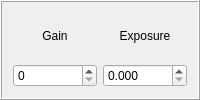
       <widget class="QFrame" name="frame">
        <property name="sizePolicy">
         <sizepolicy hsizetype="Fixed" vsizetype="Fixed">
          <horstretch>0</horstretch>
          <verstretch>0</verstretch>
         </sizepolicy>
        </property>
        <property name="minimumSize">
         <size>
          <width>140</width>
          <height>0</height>
         </size>
        </property>
        <property name="frameShape">
         <enum>QFrame::Box</enum>
        </property>
        <property name="frameShadow">
         <enum>QFrame::Raised</enum>
        </property>
        <layout class="QGridLayout" name="gridLayout_3">
         <item row="1" column="0">
          <widget class="QESpinBox" name="qespinbox">
           <property name="minimumSize">
            <size>
             <width>40</width>
             <height>0</height>
            </size>
           </property>
           <property name="focusPolicy">
            <enum>Qt::ClickFocus</enum>
           </property>
           <property name="buttonSymbols">
            <enum>QAbstractSpinBox::UpDownArrows</enum>
           </property>
           <property name="decimals">
            <number>0</number>
           </property>
           <property name="maximum">
            <double>31.000000000000000</double>
           </property>
           <property name="variable" stdset="0">
            <string>$(P):cam1:Gain</string>
           </property>
           <property name="variableSubstitutions" stdset="0">
            <string>P=CPS1</string>
           </property>
           <property name="displayAlarmState">
            <bool>false</bool>
           </property>
           <property name="useDbPrecision" stdset="0">
            <bool>false</bool>
           </property>
          </widget>
         </item>
         <item row="0" column="0">
          <widget class="QLabel" name="label_2">
           <property name="text">
            <string>Gain</string>
           </property>
           <property name="alignment">
            <set>Qt::AlignCenter</set>
           </property>
          </widget>
         </item>
         <item row="0" column="1">
          <widget class="QLabel" name="label_3">
           <property name="text">
            <string>Exposure</string>
           </property>
           <property name="alignment">
            <set>Qt::AlignCenter</set>
           </property>
          </widget>
         </item>
         <item row="1" column="1">
          <widget class="QESpinBox" name="qespinbox_3">
           <property name="minimumSize">
            <size>
             <width>60</width>
             <height>0</height>
            </size>
           </property>
           <property name="focusPolicy">
            <enum>Qt::ClickFocus</enum>
           </property>
           <property name="buttonSymbols">
            <enum>QAbstractSpinBox::UpDownArrows</enum>
           </property>
           <property name="correctionMode">
            <enum>QAbstractSpinBox::CorrectToNearestValue</enum>
           </property>
           <property name="decimals">
            <number>3</number>
           </property>
           <property name="minimum">
            <double>0.000000000000000</double>
           </property>
           <property name="maximum">
            <double>31.000000000000000</double>
           </property>
           <property name="singleStep">
            <double>0.010000000000000</double>
           </property>
           <property name="variable" stdset="0">
            <string>$(P):cam1:AcquireTime</string>
           </property>
           <property name="variableSubstitutions" stdset="0">
            <string>P=CPS1</string>
           </property>
           <property name="displayAlarmState">
            <bool>false</bool>
           </property>
           <property name="value">
            <double>0.000000000000000</double>
           </property>
          </widget>
         </item>
        </layout>
        <zorder>qespinbox</zorder>
        <zorder>label_3</zorder>
        <zorder>label_2</zorder>
        <zorder>qespinbox_3</zorder>
       </widget>
